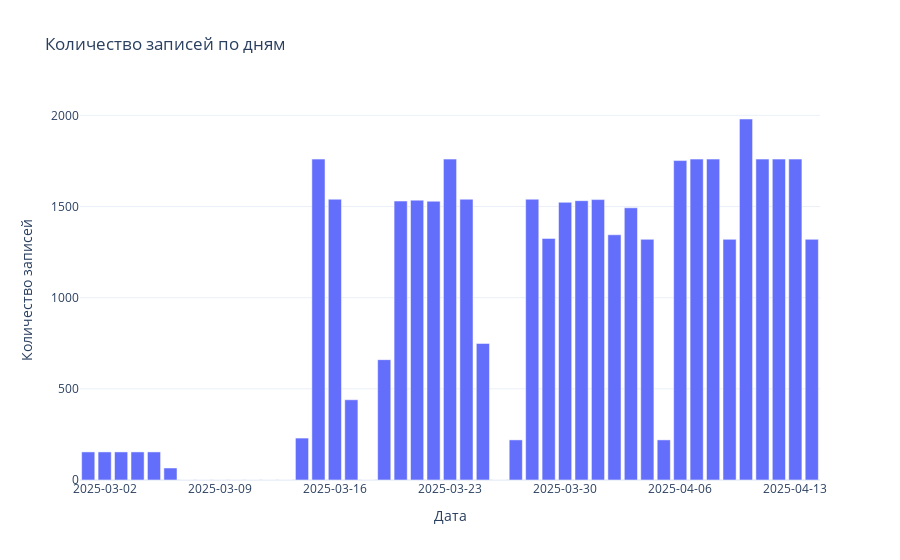

Notebook source saved alongside this figure:
### Code cell
count_of_records('data/cars/число записей по дням сити.csv')
